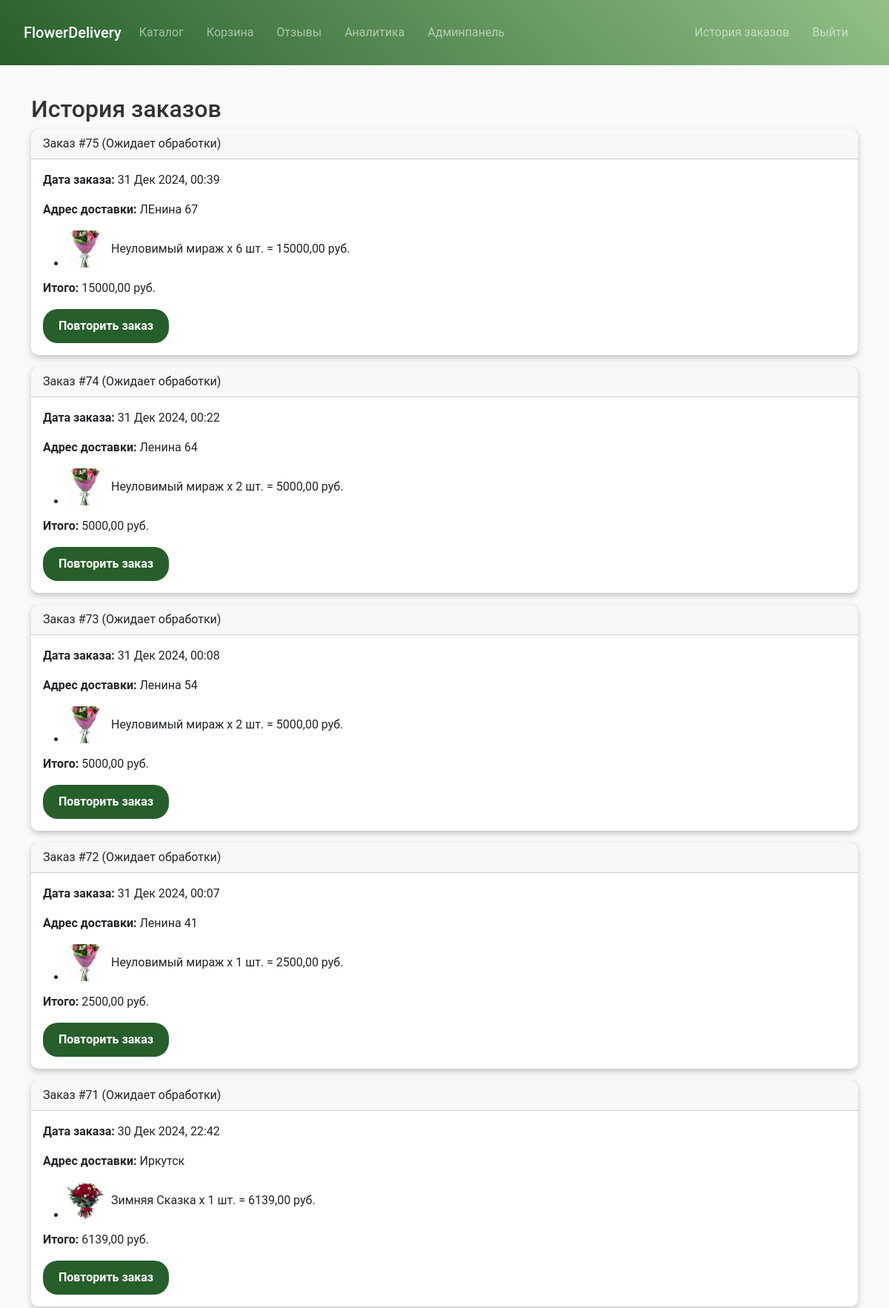
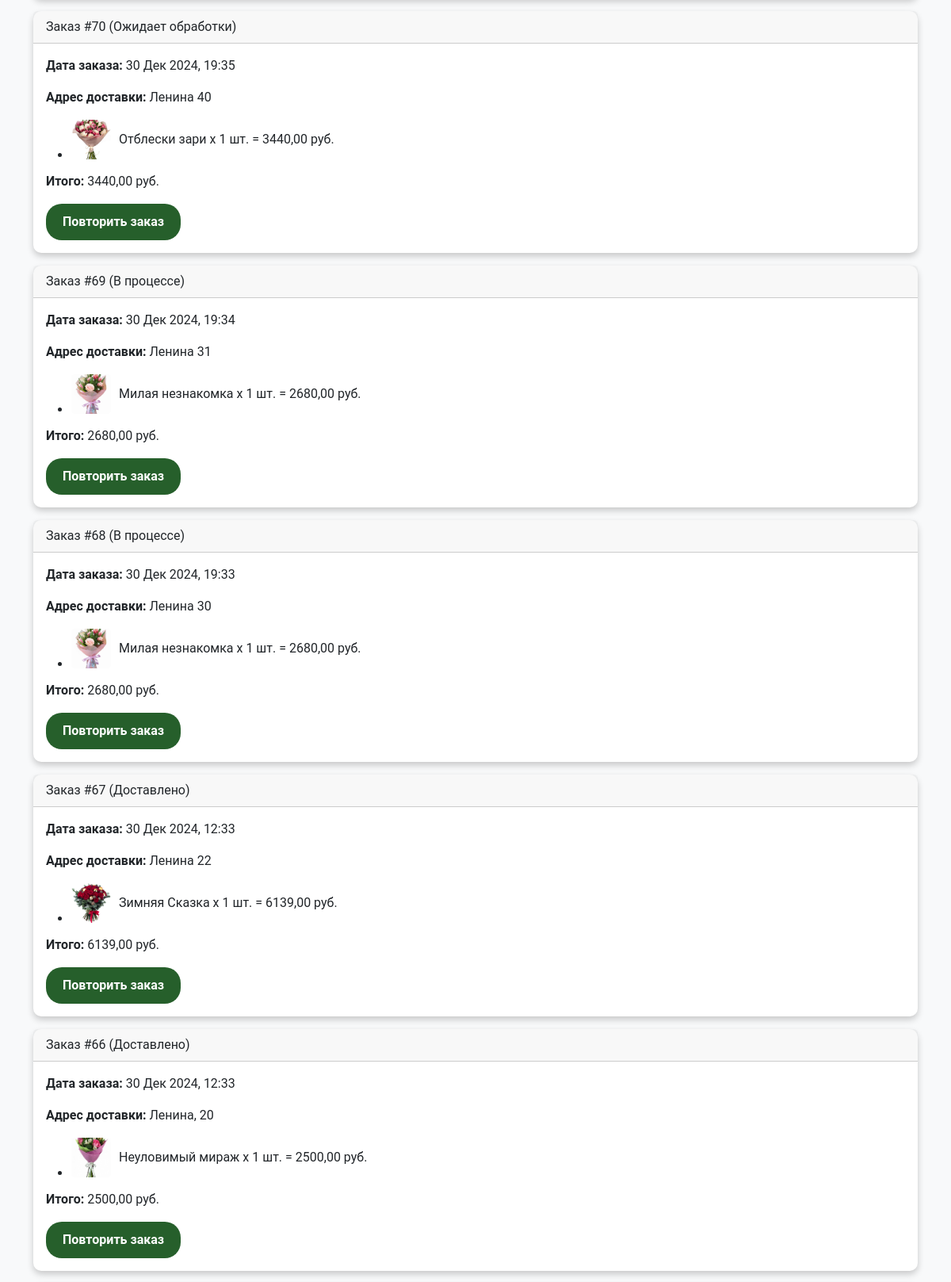
The page /orders/history/ (signed in, upper part) on the database its author committed (2 pictures, top to bottom).
### orders_app/models.py (models this page shows, shortened)
class Order(models.Model):
    STATUS_CHOICES = (
        ('pending', 'Ожидает обработки'),
        ('in_progress', 'В процессе'),
        ('delivered', 'Доставлено'),
    )
    user = models.ForeignKey(User, on_delete=models.CASCADE)
    customer_name = models.CharField(max_length=255)
    flowers = models.ManyToManyField('Flower', through='OrderItem')  # Связь через промежуточную таблицу
    created_at = models.DateTimeField(auto_now_add=True)
    status = models.CharField(max_length=50, choices=STATUS_CHOICES, default='pending')
    bouquet_name = models.CharField(max_length=255, blank=True, null=True)
    delivery_address = models.TextField(blank=True, null=True)

class Flower(models.Model):
    name = models.CharField(max_length=100)
    price = models.DecimalField(max_digits=8, decimal_places=2)
    description = models.TextField(blank=True)
    image = models.ImageField(upload_to='flowers', blank=True, null=True)

### orders_app/views.py (the view)
@login_required
def order_history(request):
    orders = Order.objects.filter(user=request.user).order_by('-created_at')
    order_data = []
    for order in orders:
        items = OrderItem.objects.filter(order=order).select_related('flower')
        total_sum = sum(item.quantity * item.flower.price for item in items)
        order_data.append({
            'order': order,
            'items': [
                {
                    'flower': item.flower,
                    'qty': item.quantity,
                    'cost': item.quantity * item.flower.price,
                }
                for item in items
            ],
            'total_sum': total_sum,
        })
    return render(request, 'orders_app/history.html', {'order_data': order_data})

### orders_app/templates/orders_app/history.html (shortened to what this page needs)
{% extends 'main_app/base.html' %}
{% block content %}
<h2>История заказов</h2>
{% if order_data %}
  {% for entry in order_data %}
    <div class="card mb-3">
      <div class="card-header">
        Заказ #{{ entry.order.id }} ({{ entry.order.get_status_display }})
      </div>
      <div class="card-body">
        <p><strong>Дата заказа:</strong> {{ entry.order.created_at|date:"d M Y, H:i" }}</p>
        <p><strong>Адрес доставки:</strong> {{ entry.order.delivery_address }}</p>
        <ul>
          {% for item in entry.items %}
          <li>
            <div class="d-flex align-items-center">
              <img
                  src="{{ item.flower.image.url|default:'/static/img/default_image.png' }}"
                  alt="{{ item.flower.name }}"
                  style="width: 50px; height: 50px; object-fit: cover; margin-right: 10px; border-radius: 5px;">
              {{ item.flower.name }} x {{ item.qty }} шт. = {{ item.cost }} руб.
            </div>
          </li>
          {% endfor %}
        </ul>
        <p><strong>Итого:</strong> {{ entry.total_sum }} руб.</p>
        <form method="post" action="{% url 'orders:repeat_order' entry.order.id %}">
          <button type="submit" class="btn btn-order"">Повторить заказ</button>
        </form>
      </div>
    </div>
  {% endfor %}
{% else %}
  <p>У вас ещё нет заказов.</p>
{% endif %}
{% endblock %}

### main_app/static/main_app/css/style.css (style rules this page uses)
body { font-family: 'Roboto', sans-serif; background-color: #f8f9fa; color: #333; display: flex; flex-direction: column; min-height: 100vh; margin: 0; }
.card { border: none; border-radius: 10px; box-shadow: 0px 4px 6px rgba(0, 0, 0, 0.1); transition: transform 0.3s ease, box-shadow 0.3s ease; }
.card { border: none; border-radius: 10px; box-shadow: 0px 4px 8px rgba(0, 0, 0, 0.2); transition: transform 0.3s ease, box-shadow 0.3s ease; display: flex; flex-direction: column; justify-content: space-between; }
.card img { border-radius: 10px 10px 0 0; object-fit: cover; max-height: 450px; max-width: 70%; }
.btn-order { background-color: #265f2b; color: white; padding: 10px 20px; border-radius: 20px; font-size: 16px; font-weight: bold; text-align: center; transition: background-color 0.3s ease; }

### rows shown on the page
Order: order.id "75", order.status "Ожидает обработки", order.created_at "31 Дек 2024, 00:39", order.delivery_address "ЛЕнина 67", total_sum "15000,00"
Flower: flower.image (picture), flower.name "Неуловимый мираж", qty "6", cost "15000,00", qty "2", cost "5000,00", qty "1", cost "2500,00"
Order: order.id "74", order.status "Ожидает обработки", order.created_at "31 Дек 2024, 00:22", order.delivery_address "Ленина 64", total_sum "5000,00"
Order: order.id "73", order.status "Ожидает обработки", order.created_at "31 Дек 2024, 00:08", order.delivery_address "Ленина 54", total_sum "5000,00"
Order: order.id "72", order.status "Ожидает обработки", order.created_at "31 Дек 2024, 00:07", order.delivery_address "Ленина 41", total_sum "2500,00"
Order: order.id "71", order.status "Ожидает обработки", order.created_at "30 Дек 2024, 22:42", order.delivery_address "Иркутск", total_sum "6139,00"
Flower: flower.image (picture), flower.name "Зимняя Сказка", qty "1", cost "6139,00"
Order: order.id "70", order.status "Ожидает обработки", order.created_at "30 Дек 2024, 19:35", order.delivery_address "Ленина 40", total_sum "3440,00"
Flower: flower.image (picture), flower.name "Отблески зари", qty "1", cost "3440,00"
Order: order.id "69", order.status "В процессе", order.created_at "30 Дек 2024, 19:34", order.delivery_address "Ленина 31", total_sum "2680,00"
Flower: flower.image (picture), flower.name "Милая незнакомка", qty "1", cost "2680,00"
Order: order.id "68", order.status "В процессе", order.created_at "30 Дек 2024, 19:33", order.delivery_address "Ленина 30", total_sum "2680,00"
Order: order.id "67", order.status "Доставлено", order.created_at "30 Дек 2024, 12:33", order.delivery_address "Ленина 22", total_sum "6139,00"
Order: order.id "66", order.status "Доставлено", order.created_at "30 Дек 2024, 12:33", order.delivery_address "Ленина, 20", total_sum "2500,00"
